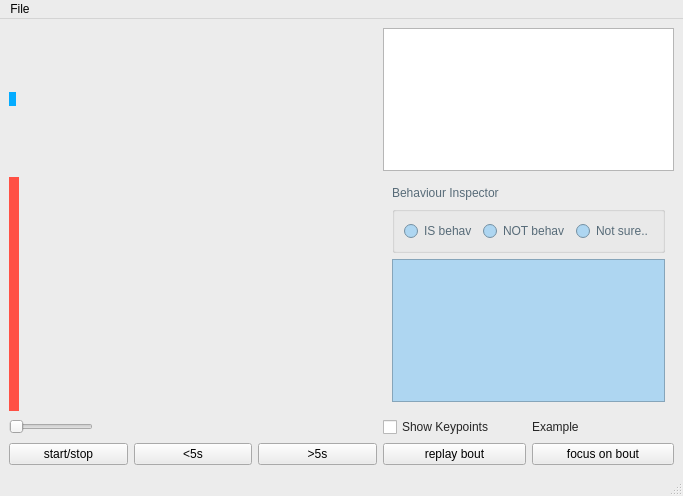
<?xml version="1.0" encoding="UTF-8"?>
<ui version="4.0">
 <class>MainWindow</class>
 <widget class="QMainWindow" name="MainWindow">
  <property name="geometry">
   <rect>
    <x>0</x>
    <y>0</y>
    <width>683</width>
    <height>496</height>
   </rect>
  </property>
  <property name="sizePolicy">
   <sizepolicy hsizetype="Minimum" vsizetype="Preferred">
    <horstretch>0</horstretch>
    <verstretch>0</verstretch>
   </sizepolicy>
  </property>
  <property name="palette">
   <palette>
    <active>
     <colorrole role="WindowText">
      <brush brushstyle="SolidPattern">
       <color alpha="255">
        <red>0</red>
        <green>0</green>
        <blue>0</blue>
       </color>
      </brush>
     </colorrole>
     <colorrole role="Button">
      <brush brushstyle="SolidPattern">
       <color alpha="255">
        <red>174</red>
        <green>214</green>
        <blue>241</blue>
       </color>
      </brush>
     </colorrole>
     <colorrole role="Light">
      <brush brushstyle="SolidPattern">
       <color alpha="255">
        <red>255</red>
        <green>255</green>
        <blue>255</blue>
       </color>
      </brush>
     </colorrole>
     <colorrole role="Midlight">
      <brush brushstyle="SolidPattern">
       <color alpha="255">
        <red>214</red>
        <green>234</green>
        <blue>248</blue>
       </color>
      </brush>
     </colorrole>
     <colorrole role="Dark">
      <brush brushstyle="SolidPattern">
       <color alpha="255">
        <red>87</red>
        <green>107</green>
        <blue>120</blue>
       </color>
      </brush>
     </colorrole>
     <colorrole role="Mid">
      <brush brushstyle="SolidPattern">
       <color alpha="255">
        <red>116</red>
        <green>143</green>
        <blue>161</blue>
       </color>
      </brush>
     </colorrole>
     <colorrole role="Text">
      <brush brushstyle="SolidPattern">
       <color alpha="255">
        <red>0</red>
        <green>0</green>
        <blue>0</blue>
       </color>
      </brush>
     </colorrole>
     <colorrole role="BrightText">
      <brush brushstyle="SolidPattern">
       <color alpha="255">
        <red>255</red>
        <green>255</green>
        <blue>255</blue>
       </color>
      </brush>
     </colorrole>
     <colorrole role="ButtonText">
      <brush brushstyle="SolidPattern">
       <color alpha="255">
        <red>0</red>
        <green>0</green>
        <blue>0</blue>
       </color>
      </brush>
     </colorrole>
     <colorrole role="Base">
      <brush brushstyle="SolidPattern">
       <color alpha="255">
        <red>255</red>
        <green>255</green>
        <blue>255</blue>
       </color>
      </brush>
     </colorrole>
     <colorrole role="Window">
      <brush brushstyle="SolidPattern">
       <color alpha="255">
        <red>174</red>
        <green>214</green>
        <blue>241</blue>
       </color>
      </brush>
     </colorrole>
     <colorrole role="Shadow">
      <brush brushstyle="SolidPattern">
       <color alpha="255">
        <red>0</red>
        <green>0</green>
        <blue>0</blue>
       </color>
      </brush>
     </colorrole>
     <colorrole role="AlternateBase">
      <brush brushstyle="SolidPattern">
       <color alpha="255">
        <red>214</red>
        <green>234</green>
        <blue>248</blue>
       </color>
      </brush>
     </colorrole>
     <colorrole role="ToolTipBase">
      <brush brushstyle="SolidPattern">
       <color alpha="255">
        <red>255</red>
        <green>255</green>
        <blue>220</blue>
       </color>
      </brush>
     </colorrole>
     <colorrole role="ToolTipText">
      <brush brushstyle="SolidPattern">
       <color alpha="255">
        <red>0</red>
        <green>0</green>
        <blue>0</blue>
       </color>
      </brush>
     </colorrole>
     <colorrole role="PlaceholderText">
      <brush brushstyle="SolidPattern">
       <color alpha="127">
        <red>0</red>
        <green>0</green>
        <blue>0</blue>
       </color>
      </brush>
     </colorrole>
    </active>
    <inactive>
     <colorrole role="WindowText">
      <brush brushstyle="SolidPattern">
       <color alpha="216">
        <red>0</red>
        <green>0</green>
        <blue>0</blue>
       </color>
      </brush>
     </colorrole>
     <colorrole role="Button">
      <brush brushstyle="SolidPattern">
       <color alpha="255">
        <red>236</red>
        <green>236</green>
        <blue>236</blue>
       </color>
      </brush>
     </colorrole>
     <colorrole role="Light">
      <brush brushstyle="SolidPattern">
       <color alpha="255">
        <red>255</red>
        <green>255</green>
        <blue>255</blue>
       </color>
      </brush>
     </colorrole>
     <colorrole role="Midlight">
      <brush brushstyle="SolidPattern">
       <color alpha="255">
        <red>245</red>
        <green>245</green>
        <blue>245</blue>
       </color>
      </brush>
     </colorrole>
     <colorrole role="Dark">
      <brush brushstyle="SolidPattern">
       <color alpha="255">
        <red>191</red>
        <green>191</green>
        <blue>191</blue>
       </color>
      </brush>
     </colorrole>
     <colorrole role="Mid">
      <brush brushstyle="SolidPattern">
       <color alpha="255">
        <red>169</red>
        <green>169</green>
        <blue>169</blue>
       </color>
      </brush>
     </colorrole>
     <colorrole role="Text">
      <brush brushstyle="SolidPattern">
       <color alpha="216">
        <red>0</red>
        <green>0</green>
        <blue>0</blue>
       </color>
      </brush>
     </colorrole>
     <colorrole role="BrightText">
      <brush brushstyle="SolidPattern">
       <color alpha="255">
        <red>255</red>
        <green>255</green>
        <blue>255</blue>
       </color>
      </brush>
     </colorrole>
     <colorrole role="ButtonText">
      <brush brushstyle="SolidPattern">
       <color alpha="255">
        <red>0</red>
        <green>0</green>
        <blue>0</blue>
       </color>
      </brush>
     </colorrole>
     <colorrole role="Base">
      <brush brushstyle="SolidPattern">
       <color alpha="255">
        <red>255</red>
        <green>255</green>
        <blue>255</blue>
       </color>
      </brush>
     </colorrole>
     <colorrole role="Window">
      <brush brushstyle="SolidPattern">
       <color alpha="255">
        <red>236</red>
        <green>236</green>
        <blue>236</blue>
       </color>
      </brush>
     </colorrole>
     <colorrole role="Shadow">
      <brush brushstyle="SolidPattern">
       <color alpha="255">
        <red>0</red>
        <green>0</green>
        <blue>0</blue>
       </color>
      </brush>
     </colorrole>
     <colorrole role="AlternateBase">
      <brush brushstyle="SolidPattern">
       <color alpha="255">
        <red>245</red>
        <green>245</green>
        <blue>245</blue>
       </color>
      </brush>
     </colorrole>
     <colorrole role="ToolTipBase">
      <brush brushstyle="SolidPattern">
       <color alpha="255">
        <red>255</red>
        <green>255</green>
        <blue>255</blue>
       </color>
      </brush>
     </colorrole>
     <colorrole role="ToolTipText">
      <brush brushstyle="SolidPattern">
       <color alpha="255">
        <red>0</red>
        <green>0</green>
        <blue>0</blue>
       </color>
      </brush>
     </colorrole>
     <colorrole role="PlaceholderText">
      <brush brushstyle="SolidPattern">
       <color alpha="63">
        <red>0</red>
        <green>0</green>
        <blue>0</blue>
       </color>
      </brush>
     </colorrole>
    </inactive>
    <disabled>
     <colorrole role="WindowText">
      <brush brushstyle="SolidPattern">
       <color alpha="255">
        <red>87</red>
        <green>107</green>
        <blue>120</blue>
       </color>
      </brush>
     </colorrole>
     <colorrole role="Button">
      <brush brushstyle="SolidPattern">
       <color alpha="255">
        <red>174</red>
        <green>214</green>
        <blue>241</blue>
       </color>
      </brush>
     </colorrole>
     <colorrole role="Light">
      <brush brushstyle="SolidPattern">
       <color alpha="255">
        <red>255</red>
        <green>255</green>
        <blue>255</blue>
       </color>
      </brush>
     </colorrole>
     <colorrole role="Midlight">
      <brush brushstyle="SolidPattern">
       <color alpha="255">
        <red>214</red>
        <green>234</green>
        <blue>248</blue>
       </color>
      </brush>
     </colorrole>
     <colorrole role="Dark">
      <brush brushstyle="SolidPattern">
       <color alpha="255">
        <red>87</red>
        <green>107</green>
        <blue>120</blue>
       </color>
      </brush>
     </colorrole>
     <colorrole role="Mid">
      <brush brushstyle="SolidPattern">
       <color alpha="255">
        <red>116</red>
        <green>143</green>
        <blue>161</blue>
       </color>
      </brush>
     </colorrole>
     <colorrole role="Text">
      <brush brushstyle="SolidPattern">
       <color alpha="255">
        <red>87</red>
        <green>107</green>
        <blue>120</blue>
       </color>
      </brush>
     </colorrole>
     <colorrole role="BrightText">
      <brush brushstyle="SolidPattern">
       <color alpha="255">
        <red>255</red>
        <green>255</green>
        <blue>255</blue>
       </color>
      </brush>
     </colorrole>
     <colorrole role="ButtonText">
      <brush brushstyle="SolidPattern">
       <color alpha="255">
        <red>87</red>
        <green>107</green>
        <blue>120</blue>
       </color>
      </brush>
     </colorrole>
     <colorrole role="Base">
      <brush brushstyle="SolidPattern">
       <color alpha="255">
        <red>174</red>
        <green>214</green>
        <blue>241</blue>
       </color>
      </brush>
     </colorrole>
     <colorrole role="Window">
      <brush brushstyle="SolidPattern">
       <color alpha="255">
        <red>174</red>
        <green>214</green>
        <blue>241</blue>
       </color>
      </brush>
     </colorrole>
     <colorrole role="Shadow">
      <brush brushstyle="SolidPattern">
       <color alpha="255">
        <red>0</red>
        <green>0</green>
        <blue>0</blue>
       </color>
      </brush>
     </colorrole>
     <colorrole role="AlternateBase">
      <brush brushstyle="SolidPattern">
       <color alpha="255">
        <red>245</red>
        <green>245</green>
        <blue>245</blue>
       </color>
      </brush>
     </colorrole>
     <colorrole role="ToolTipBase">
      <brush brushstyle="SolidPattern">
       <color alpha="255">
        <red>255</red>
        <green>255</green>
        <blue>255</blue>
       </color>
      </brush>
     </colorrole>
     <colorrole role="ToolTipText">
      <brush brushstyle="SolidPattern">
       <color alpha="255">
        <red>0</red>
        <green>0</green>
        <blue>0</blue>
       </color>
      </brush>
     </colorrole>
     <colorrole role="PlaceholderText">
      <brush brushstyle="SolidPattern">
       <color alpha="63">
        <red>0</red>
        <green>0</green>
        <blue>0</blue>
       </color>
      </brush>
     </colorrole>
    </disabled>
   </palette>
  </property>
  <property name="windowTitle">
   <string>MainWindow</string>
  </property>
  <widget class="QWidget" name="centralwidget">
   <layout class="QGridLayout" name="gridLayout">
    <item row="2" column="0" colspan="3">
     <widget class="CvView" name="vid_viewer">
      <property name="sizePolicy">
       <sizepolicy hsizetype="Fixed" vsizetype="Fixed">
        <horstretch>0</horstretch>
        <verstretch>0</verstretch>
       </sizepolicy>
      </property>
      <property name="styleSheet">
       <string notr="true">background-color: rgb(4, 172, 255);</string>
      </property>
      <property name="text">
       <string/>
      </property>
     </widget>
    </item>
    <item row="6" column="0">
     <widget class="QPushButton" name="start_stop_btn">
      <property name="text">
       <string>start/stop</string>
      </property>
      <property name="checkable">
       <bool>true</bool>
      </property>
     </widget>
    </item>
    <item row="2" column="3" colspan="2">
     <widget class="QListView" name="bouts_view"/>
    </item>
    <item row="6" column="3">
     <widget class="QPushButton" name="bout_replay_btn">
      <property name="text">
       <string>replay bout</string>
      </property>
     </widget>
    </item>
    <item row="6" column="1">
     <widget class="QPushButton" name="vid_back_btn">
      <property name="text">
       <string>&lt;5s</string>
      </property>
     </widget>
    </item>
    <item row="6" column="2">
     <widget class="QPushButton" name="vid_fwd_btn">
      <property name="text">
       <string>&gt;5s</string>
      </property>
     </widget>
    </item>
    <item row="4" column="3" colspan="2">
     <widget class="QWidget" name="bout_inspect_widget" native="true">
      <property name="enabled">
       <bool>false</bool>
      </property>
      <layout class="QGridLayout" name="bout_inspect_grid">
       <item row="0" column="0" colspan="2">
        <widget class="QLabel" name="bout_inspect_header">
         <property name="text">
          <string>Behaviour Inspector</string>
         </property>
        </widget>
       </item>
       <item row="2" column="0" colspan="2">
        <widget class="QListView" name="bout_inspect_view">
         <property name="enabled">
          <bool>false</bool>
         </property>
        </widget>
       </item>
       <item row="1" column="0" colspan="2">
        <widget class="QGroupBox" name="behav_rbtns_group">
         <property name="title">
          <string/>
         </property>
         <layout class="QHBoxLayout" name="horizontalLayout">
          <item>
           <widget class="QRadioButton" name="is_behav_rbtn">
            <property name="text">
             <string>IS behav</string>
            </property>
           </widget>
          </item>
          <item>
           <widget class="QRadioButton" name="not_behav_rbtn">
            <property name="text">
             <string>NOT behav</string>
            </property>
           </widget>
          </item>
          <item>
           <widget class="QRadioButton" name="select_behav_rbtn">
            <property name="text">
             <string>Not sure..</string>
            </property>
           </widget>
          </item>
         </layout>
        </widget>
       </item>
      </layout>
     </widget>
    </item>
    <item row="6" column="4">
     <widget class="QPushButton" name="bout_focus_btn">
      <property name="text">
       <string>focus on bout</string>
      </property>
      <property name="checkable">
       <bool>true</bool>
      </property>
     </widget>
    </item>
    <item row="4" column="0" colspan="3">
     <widget class="GraphView" name="graph_viewer" native="true">
      <property name="sizePolicy">
       <sizepolicy hsizetype="Fixed" vsizetype="Preferred">
        <horstretch>0</horstretch>
        <verstretch>0</verstretch>
       </sizepolicy>
      </property>
      <property name="minimumSize">
       <size>
        <width>10</width>
        <height>0</height>
       </size>
      </property>
      <property name="styleSheet">
       <string notr="true">background-color: rgb(255, 80, 68);</string>
      </property>
     </widget>
    </item>
    <item row="5" column="0" colspan="3">
     <widget class="QSlider" name="slider">
      <property name="sizePolicy">
       <sizepolicy hsizetype="Fixed" vsizetype="Fixed">
        <horstretch>0</horstretch>
        <verstretch>0</verstretch>
       </sizepolicy>
      </property>
      <property name="orientation">
       <enum>Qt::Orientation::Horizontal</enum>
      </property>
     </widget>
    </item>
    <item row="5" column="3">
     <widget class="QCheckBox" name="annot_keypts_cbx">
      <property name="text">
       <string>Show Keypoints</string>
      </property>
     </widget>
    </item>
    <item row="5" column="4">
     <widget class="QLabel" name="example">
      <property name="text">
       <string>Example</string>
      </property>
     </widget>
    </item>
   </layout>
  </widget>
  <widget class="QMenuBar" name="menubar">
   <property name="geometry">
    <rect>
     <x>0</x>
     <y>0</y>
     <width>683</width>
     <height>23</height>
    </rect>
   </property>
   <property name="nativeMenuBar">
    <bool>false</bool>
   </property>
   <widget class="QMenu" name="menu_file">
    <property name="title">
     <string>File</string>
    </property>
    <widget class="QMenu" name="menu_save">
     <property name="title">
      <string>Save</string>
     </property>
     <addaction name="action_save"/>
     <addaction name="action_save_as_frames"/>
     <addaction name="action_save_as_bouts"/>
    </widget>
    <widget class="QMenu" name="menu_export">
     <property name="title">
      <string>Export</string>
     </property>
     <addaction name="action_export_video"/>
    </widget>
    <addaction name="action_settings"/>
    <addaction name="action_open"/>
    <addaction name="menu_save"/>
    <addaction name="menu_export"/>
    <addaction name="action_help"/>
    <addaction name="action_quit"/>
   </widget>
   <addaction name="menu_file"/>
  </widget>
  <widget class="QStatusBar" name="statusbar"/>
  <action name="action_open">
   <property name="text">
    <string>Open</string>
   </property>
  </action>
  <action name="action_settings">
   <property name="text">
    <string>Settings</string>
   </property>
  </action>
  <action name="actionClose">
   <property name="text">
    <string>Close</string>
   </property>
  </action>
  <action name="action_quit">
   <property name="text">
    <string>Quit</string>
   </property>
  </action>
  <action name="action_save">
   <property name="text">
    <string>Save</string>
   </property>
  </action>
  <action name="action_save_as_bouts">
   <property name="text">
    <string>Save as bouts</string>
   </property>
  </action>
  <action name="action_save_as_frames">
   <property name="text">
    <string>Save as</string>
   </property>
  </action>
  <action name="action_export_video">
   <property name="text">
    <string>Export video</string>
   </property>
  </action>
  <action name="action_help">
   <property name="text">
    <string>Help</string>
   </property>
  </action>
 </widget>
 <customwidgets>
  <customwidget>
   <class>CvView</class>
   <extends>QLabel</extends>
   <header>behavysis.viewer.widgets.cv_view</header>
  </customwidget>
  <customwidget>
   <class>GraphView</class>
   <extends>QWidget</extends>
   <header>behavysis.viewer.widgets.graph_view</header>
   <container>1</container>
  </customwidget>
 </customwidgets>
 <resources/>
 <connections/>
 <designerdata>
  <property name="gridDeltaX">
   <number>10</number>
  </property>
  <property name="gridDeltaY">
   <number>10</number>
  </property>
  <property name="gridSnapX">
   <bool>true</bool>
  </property>
  <property name="gridSnapY">
   <bool>true</bool>
  </property>
  <property name="gridVisible">
   <bool>true</bool>
  </property>
 </designerdata>
</ui>
